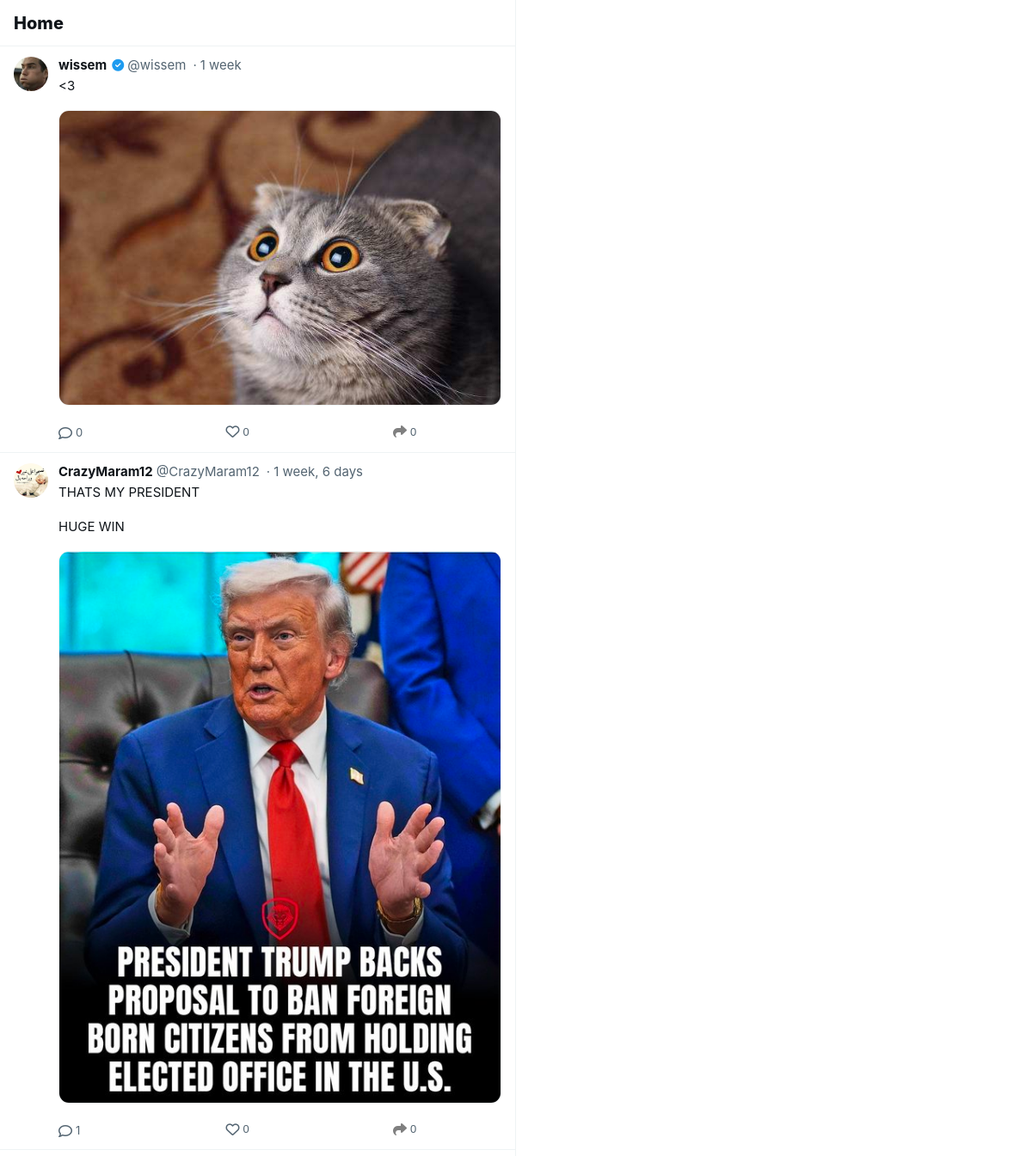
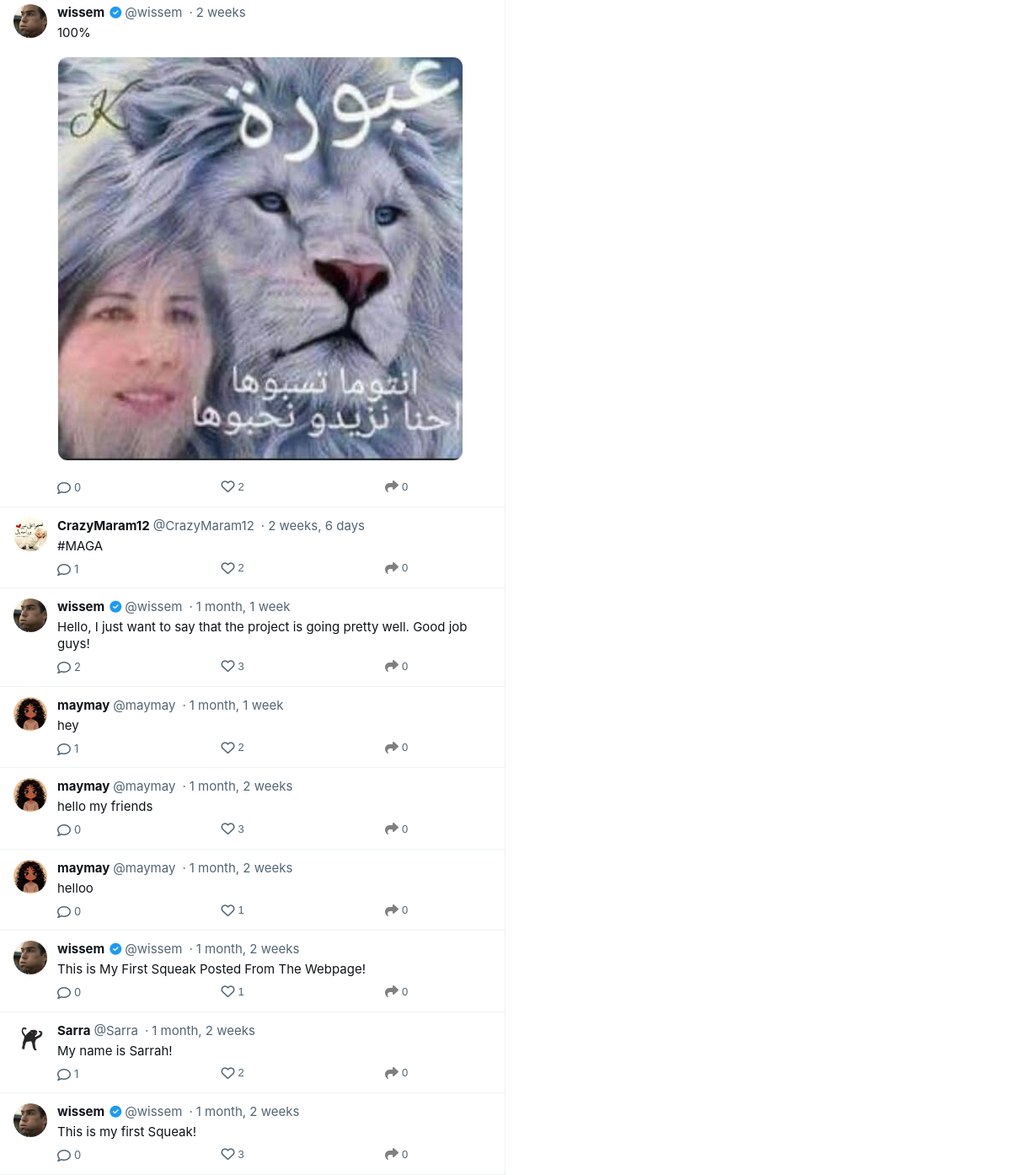
/home/, run on an earlier commit of the app's database (2 pictures, top to bottom).
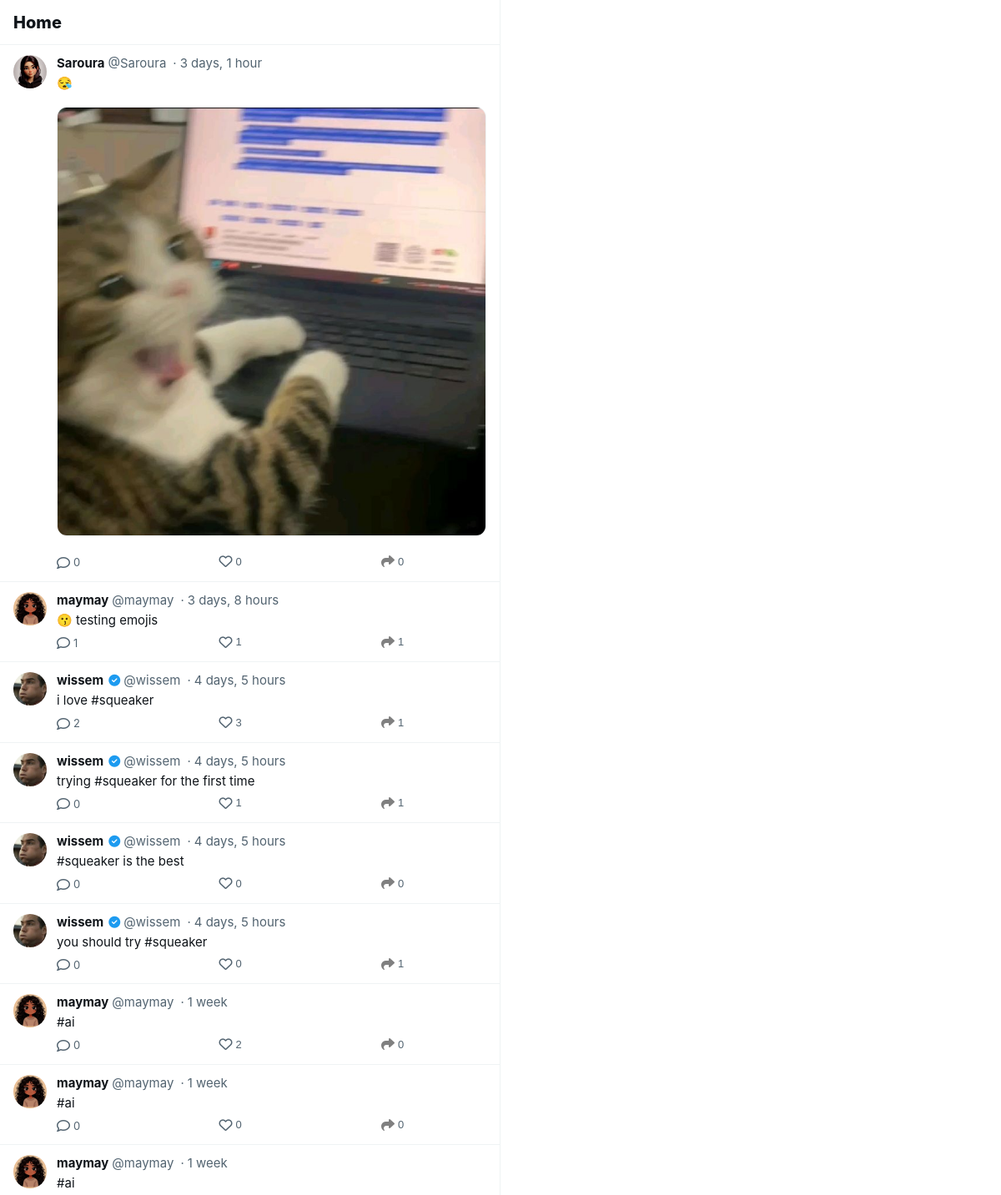
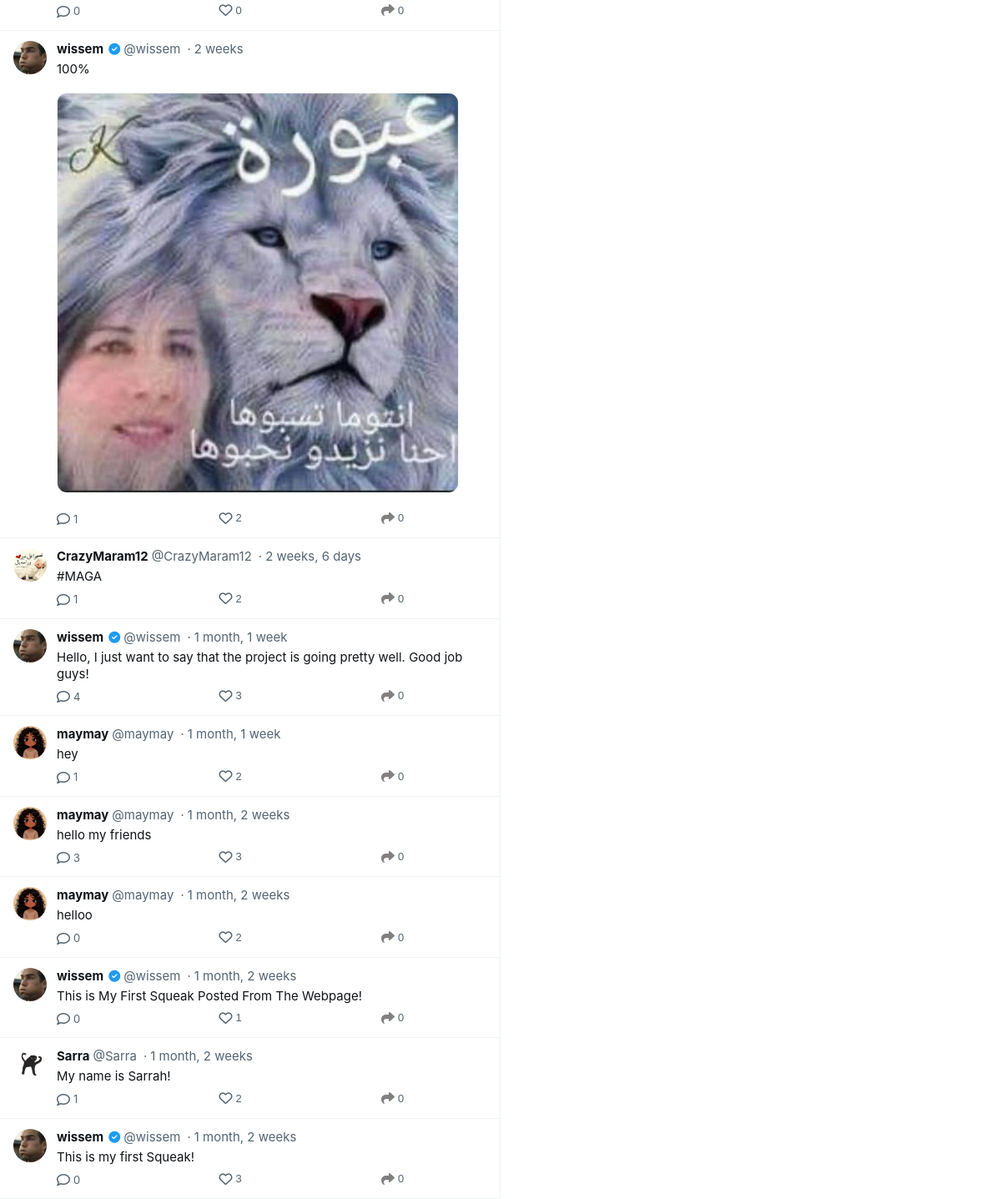
And on a later commit of the database (2 pictures, top to bottom).
### musker/models.py (models this page shows, shortened)
class Meep(models.Model):
    user = models.ForeignKey(User, related_name="meeps", on_delete=models.CASCADE)
    body = models.CharField(max_length=200)
    image = models.ImageField(upload_to='meep_images/', null=True, blank=True)  # ← THIS LINE MUST BE HERE
    created_at = models.DateTimeField(auto_now_add=True)
    likes = models.ManyToManyField(User, related_name="meep_like", blank=True)
    hashtags = models.ManyToManyField('Hashtag', related_name="meeps", blank=True)
    is_toxic = models.BooleanField(default=False)
    is_borderline = models.BooleanField(default=False)
    toxicity_score = models.FloatField(default=0.0)
    toxicity_label = models.CharField(max_length=20, default='safe')
    def number_of_likes(self):
        return self.likes.count()
    def should_blur(self):
        return self.is_toxic or self.is_borderline
    class Meta:
        ordering = ['-created_at']

class Profile(models.Model):
    user = models.OneToOneField(User, on_delete=models.CASCADE)
    follows = models.ManyToManyField("self", related_name="followed_by", symmetrical=False, blank=True)
    profile_image = models.ImageField(upload_to='profile_images/', blank=True, null=True)
    cover_image = models.ImageField(upload_to='cover_images/', blank=True, null=True)
    bio = models.TextField(max_length=200, blank=True)
    location = models.CharField(max_length=100, blank=True)
    website = models.URLField(blank=True)
    date_modified = models.DateTimeField(auto_now=True)
    date_created = models.DateTimeField(auto_now_add=True, null=True, blank=True)

### musker/views.py (the view, shortened to what this page needs)
# urls.py: path('home/', views.home, name='home'),
def home(request):
    meeps = Meep.objects.all().order_by("-created_at")
    return render(request, 'home.html', {"meeps": meeps})

### musker/context_processors.py (called while the page is built)
def get_trending_topics(days=1, limit=5, min_meeps=3):
    cache_key = f'trending_topics_{days}_{limit}_{min_meeps}'
    cached = cache.get(cache_key)
    if cached:
        return cached
    time_threshold = timezone.now() - timedelta(days=days)
    trending = Hashtag.objects.filter(
        meephashtag__meep__created_at__gte=time_threshold
    ).annotate(
        meep_count=Count('meephashtag')
    ).filter(
        meep_count__gte=min_meeps
    ).order_by('-meep_count')[:limit]
    cache.set(cache_key, trending, 300)
    return trending

def sidebar_context(request):
    context = {
        'trending_topics': get_trending_topics(days=1, limit=5, min_meeps=3),
    }
    if request.user.is_authenticated:
        context['suggested_profiles'] = get_suggested_profiles(request.user, limit=3)
    return context

### musker/templates/home.html (shortened to what this page needs)
{% load static %}
<!DOCTYPE html>
<html lang="en">
<head>
    <link rel="stylesheet" href="https://cdnjs.cloudflare.com/ajax/libs/font-awesome/6.4.0/css/all.min.css">
    <link rel="stylesheet" href="{% static 'assets/css/profile.css' %}">
    <link rel="stylesheet" href="{% static 'assets/css/share-menu.css' %}">
    <link rel="stylesheet" href="{% static 'assets/css/compact-posts.css' %}">
</head>
<body>
<div class="main-container">
    <div class="main-content">
        <div class="content-header">
            <div class="header-content">
                <div class="header-title">
                    <div class="header-name">Home</div>
                </div>
            </div>
        </div>
        {% if meeps %}
            {% for meep in meeps %}
            <div class="post-card">
                <div class="post-header">
                    <a href="{% url 'profile' meep.user.pk %}">
                        {% if meep.user.profile.profile_image %}
                            <img src="{{ meep.user.profile.profile_image.url }}" class="post-avatar">
                        {% else %}
                            <img src="https://abs.twimg.com/sticky/default_profile_images/default_profile_400x400.png"
                                 class="post-avatar">
                        {% endif %}
                    </a>
                    <div class="post-content">
                        <div class="post-user-info">
                            <a href="{% url 'profile' meep.user.pk %}" class="post-username">
                                {{ meep.user.username }}
                            </a>
                            {% if meep.user.is_staff %}
                                <i class="fas fa-check-circle"
                                   style="color:var(--primary-color); font-size:14px;"></i>
                            {% endif %}
                            <span class="post-handle">@{{ meep.user.username }}</span>
                            <span class="post-date">{{ meep.created_at|timesince }}</span>
                        </div>
{% if meep.should_blur %}
<div id="toxic-{{ meep.id }}">
    <div class="toxicity-warning" id="warning-{{ meep.id }}">
        <div class="warning-content">
            <i class="fas fa-exclamation-triangle"></i>
            <div>
                <div class="warning-title">{{ meep.get_warning_message }}</div>
                <div class="warning-subtitle">
                    {% if meep.is_toxic %}
                        This content was flagged by our AI moderation system
                    {% else %}
                        Some people may find this content sensitive
                    {% endif %}
                </div>
            </div>
        </div>
        <button class="show-content-btn" onclick="showToxicContent('{{ meep.id }}')">
            Show anyway
        </button>
    </div>
    <div class="post-body blurred-content" id="content-{{ meep.id }}">
        {{ meep.body }}
    </div>
</div>
{% else %}
<div class="post-body">{{ meep.body }}</div>
{% endif %}
                        {% if meep.image %}
                            <img src="{{ meep.image.url }}"
                                 style="max-width:100%; border-radius:12px; margin-top:10px;">
                        {% endif %}
                        <div class="post-actions">
                            <a href="{% url 'meep_show' pk=meep.id %}" class="action-button">
                                <i class="far fa-comment"></i>
                                <span>{{ meep.comments.count }}</span>
                            </a>
                            {% if user in meep.likes.all %}
                                <form method="post" action="{% url 'meep_like' meep.id %}">
                                    {% csrf_token %}
                                    <button type="submit" class="action-button like liked">
                                        <i class="fas fa-heart"></i>
                                        <span>{{ meep.number_of_likes }}</span>
                                    </button>
                                </form>
                            {% else %}
                                <form method="post" action="{% url 'meep_like' meep.id %}">
                                    <button type="submit" class="action-button like">
                                        <i class="far fa-heart"></i>
                                        <span>{{ meep.number_of_likes }}</span>
                                    </button>
                                </form>
                            {% endif %}
                            {% if user in meep.shares.all %}
                                <form method="post" action="{% url 'meep_share' meep.id %}" style="display: inline;">
                                    {% csrf_token %}
                                    <button type="submit" class="action-button like shared">
                                        <i class="fas fa-share" style="color: var(--primary-color);"></i>
                                        <span>{{ meep.shares.count }}</span>
                                    </button>
                                </form>
                            {% else %}
                                <form method="post" action="{% url 'meep_share' meep.id %}" style="display: inline;">
                                    <button type="submit" class="action-button">
                                        <i class="fa-solid fa-share" style="color:gray"></i>
                                        <span>{{ meep.shares.count }}</span>
                                    </button>
                                </form>
                            {% endif %}
                        </div>
                    </div>
                </div>
            </div>
            {% endfor %}
        {% else %}
            <div class="empty-state">
                <i class="far fa-comment"></i>
                <h3>No posts yet</h3>
                <p>When people post, they'll appear here.</p>
            </div>
        {% endif %}
    </div>
</div>
</body>
</html>

### musker/templates/navbar.html (shortened to what this page needs)
{% load static %}

### musker/templates/trending.html (shortened to what this page needs)
{% load static %}

### musker/static/assets/css/profile.css (style rules this page uses)
* { margin: 0; padding: 0; box-sizing: border-box; }
:root { --primary-color: #1d9bf0; --primary-hover: #1a8cd8; --bg-primary: #ffffff; --bg-secondary: #f7f9f9; --text-primary: #0f1419; --text-secondary: #536471; --border-color: #eff3f4; --hover-bg: #f7f9f9; --danger: #f4212e; --success: #00ba7c; }
html { background-color: var(--bg-primary); }
body { font-family: -apple-system, BlinkMacSystemFont, "Segoe UI", Roboto, Helvetica, Arial, sans-serif; background: var(--bg-primary); color: var(--text-primary); line-height: 1.5; margin: 0; padding: 0; overflow-x: hidden; }
a { color: var(--primary-color); text-decoration: none; }
.main-container { display: flex; max-width: 1280px; margin: 0 auto; min-height: 100vh; background-color: var(--bg-primary); }
.main-content { flex: 1; max-width: 600px; border-right: 1px solid var(--border-color); min-height: 100vh; background-color: var(--bg-primary); }
.content-header { position: sticky; top: 0; background-color: rgba(255, 255, 255, 0.85); backdrop-filter: blur(12px); border-bottom: 1px solid var(--border-color); z-index: 10; }
.header-content { display: flex; align-items: center; padding: 0 16px; min-height: 53px; }
.header-title { flex: 1; }
.header-name { font-size: 20px; font-weight: 800; line-height: 24px; color: var(--text-primary); }
.post-card { border-bottom: 1px solid var(--border-color); padding: 12px 16px; transition: all 0.2s ease; cursor: pointer; }
.post-header { display: flex; gap: 12px; }
.post-avatar { width: 40px; height: 40px; border-radius: 50%; flex-shrink: 0; object-fit: cover; }
.post-content { flex: 1; min-width: 0; }
.post-user-info { display: flex; align-items: center; gap: 6px; margin-bottom: 4px; flex-wrap: wrap; }
.post-username { font-weight: 700; font-size: 15px; color: var(--text-primary); line-height: 20px; }
.post-handle { color: var(--text-secondary); font-size: 15px; line-height: 20px; font-weight: 400; }
.post-date { color: var(--text-secondary); font-size: 15px; line-height: 20px; font-weight: 400; }
.post-date::before { content: '·'; margin: 0 4px; }
.post-body { font-size: 15px; line-height: 20px; margin-top: 4px; margin-bottom: 12px; white-space: pre-wrap; word-wrap: break-word; color: var(--text-primary); }
.post-actions { display: flex; justify-content: space-between; max-width: 425px; margin-top: 12px; }
.action-button { display: flex; align-items: center; gap: 6px; background: transparent; border: none; color: var(--text-secondary); font-size: 13px; cursor: pointer; padding: 8px; transition: all 0.2s ease; border-radius: 50%; }
.action-button i { font-size: 18px; transition: all 0.2s ease; }
.action-button span { color: var(--text-secondary); min-width: 20px; text-align: left; }

### musker/static/assets/css/compact-posts.css (style rules this page uses)
.post-card { padding: 12px 16px; border-bottom: 1px solid #eff3f4; transition: background-color 0.2s; }
.post-header { display: flex; gap: 12px; }
.post-avatar { width: 40px; height: 40px; border-radius: 50%; object-fit: cover; flex-shrink: 0; }
.post-content { flex: 1; min-width: 0; }
.post-user-info { display: flex; align-items: center; gap: 4px; margin-bottom: 2px; flex-wrap: wrap; }
.post-username { font-weight: 700; font-size: 15px; color: #0f1419; text-decoration: none; }
.post-handle { font-size: 15px; color: #536471; }
.post-date { font-size: 15px; color: #536471; }
.post-date::before { content: "·"; margin: 0 4px; }
.post-body { font-size: 15px; line-height: 20px; color: #0f1419; margin-bottom: 8px; word-wrap: break-word; }
.post-card img[src*="meep"] { max-width: 100%; border-radius: 16px; margin-top: 8px; margin-bottom: 8px; border: 1px solid #eff3f4; }
.post-actions { display: flex; justify-content: space-between; max-width: 425px; margin-top: 8px; }
.action-button { display: flex; align-items: center; gap: 4px; background: none; border: none; color: #536471; cursor: pointer; padding: 0; font-size: 13px; transition: color 0.2s; text-decoration: none; }
.action-button i { font-size: 16px; }
.action-button span { font-size: 13px; min-width: 16px; }
.post-user-info .fa-check-circle { color: #1d9bf0; font-size: 16px; margin-left: 2px; }

What changed in the data, as far as the page shows it:
removed Meep: user.profile.profile_image (picture), user.username "wissem", created_at "1 week", body "<3", image (picture), comments.count "0", number_of_likes "0", shares.count "0"
removed Meep: user.profile.profile_image (picture), user.username "CrazyMaram12", created_at "1 week, 6 days", body "THATS MY PRESIDENT HUGE WIN", image (picture), comments.count "1", number_of_likes "0", shares.count "0"
added Meep: user.profile.profile_image (picture), user.username "Saroura", created_at "3 days, 1 hour", body "😪", image (picture), comments.count "0", number_of_likes "0", shares.count "0"
added Meep: user.profile.profile_image (picture), user.username "maymay", created_at "3 days, 8 hours", body "😗 testing emojis", comments.count "1", number_of_likes "1", shares.count "1"
added Meep: user.profile.profile_image (picture), user.username "wissem", created_at "4 days, 5 hours", body "i love #squeaker", comments.count "2", number_of_likes "3", shares.count "1"
added Meep: user.profile.profile_image (picture), user.username "wissem", created_at "4 days, 5 hours", body "trying #squeaker for the first time", comments.count "0", number_of_likes "1", shares.count "1"
added Meep: user.profile.profile_image (picture), user.username "wissem", created_at "4 days, 5 hours", body "#squeaker is the best", comments.count "0", number_of_likes "0", shares.count "0"
added Meep: user.profile.profile_image (picture), user.username "wissem", created_at "4 days, 5 hours", body "you should try #squeaker", comments.count "0", number_of_likes "0", shares.count "1"
added Meep: user.profile.profile_image (picture), user.username "maymay", created_at "1 week", body "#ai", comments.count "0", number_of_likes "2", shares.count "0"
added Meep: user.profile.profile_image (picture), user.username "maymay", created_at "1 week", body "#ai", comments.count "0", number_of_likes "0", shares.count "0"
added Meep: user.profile.profile_image (picture), user.username "maymay", created_at "1 week", body "#ai", comments.count "0", number_of_likes "0", shares.count "0"
computed for Meep "2 weeks": comments.count "0" → "1"
computed for Meep "Hello, I just want to say that the project is going pretty well. Good job guys!": comments.count "2" → "4"
computed for Meep "hello my friends": comments.count "0" → "3"
computed for Meep "helloo": number_of_likes "1" → "2"
